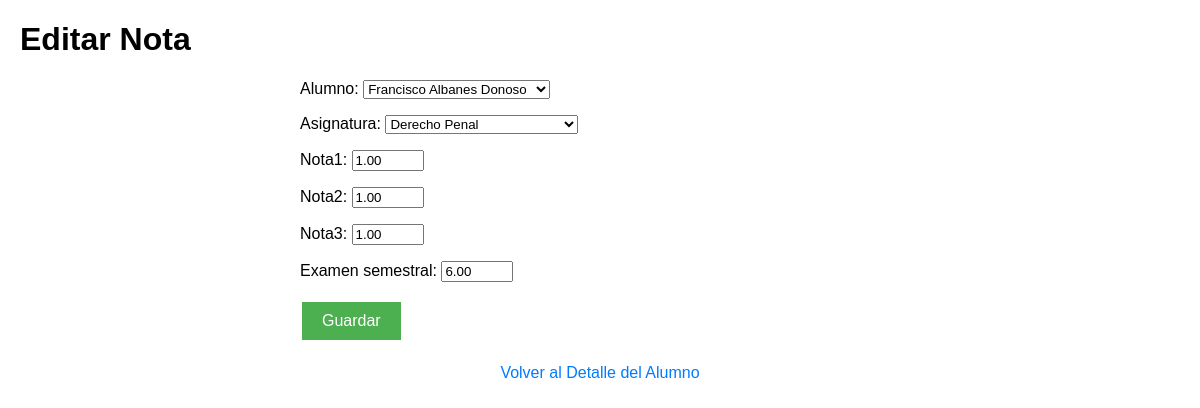
The app's page /edit_nota/2/ with its own data.
### gestion_academica/models.py (models this page shows, shortened)
class Nota(models.Model):
    alumno = models.ForeignKey(Alumno, on_delete=models.CASCADE)
    asignatura = models.ForeignKey(Asignatura, on_delete=models.CASCADE)
    nota1 = models.DecimalField(max_digits=5, decimal_places=2)
    nota2 = models.DecimalField(max_digits=5, decimal_places=2)
    nota3 = models.DecimalField(max_digits=5, decimal_places=2)
    examen_semestral = models.DecimalField(max_digits=5, decimal_places=2)

### gestion_academica/views.py (the view)
# urls.py: path('edit_nota/<int:pk>/', views.edit_nota, name='edit_nota'),
def edit_nota(request, pk):
    nota = get_object_or_404(Nota, pk=pk)
    if request.method == "POST":
        form = NotaForm(request.POST, instance=nota)
        if form.is_valid():
            form.save()
            return redirect('alumno_detail', alumno_id=nota.alumno.id)
    else:
        form = NotaForm(instance=nota)
    return render(request, 'gestion_academica/edit_nota.html', {'form': form, 'nota': nota})

### gestion_academica/forms.py (shortened to what this page needs)
class NotaForm(forms.ModelForm):
    class Meta:
        model = Nota
        fields = ['alumno', 'asignatura', 'nota1', 'nota2', 'nota3', 'examen_semestral']
        widgets = {
            'nota1': forms.NumberInput(attrs={'step': '0.01', 'min': '1.00', 'max': '7.00'}),
            'nota2': forms.NumberInput(attrs={'step': '0.01', 'min': '1.00', 'max': '7.00'}),
            'nota3': forms.NumberInput(attrs={'step': '0.01', 'min': '1.00', 'max': '7.00'}),
            'examen_semestral': forms.NumberInput(attrs={'step': '0.01', 'min': '1.00', 'max': '7.00'}),
        }
    def __init__(self, *args, **kwargs):
        self.alumno = kwargs.pop('alumno', None)
        super().__init__(*args, **kwargs)

### gestion_academica/models.py (called while the page is built)
    def __str__(self):
        return self.nombre

    def __str__(self):
        return self.nombre

### gestion_academica/templates/gestion_academica/edit_nota.html (shortened to what this page needs)
<!DOCTYPE html>
<html>
<head>
</head>
<body>
    <h1>Editar Nota</h1>
    <form method="post">
        {{ form.as_p }}
        <button type="submit">Guardar</button>
    </form>
    <a href="{% url 'alumno_detail' alumno_id=nota.alumno.id %}">Volver al Detalle del Alumno</a>
</body>
</html>

### gestion_academica/templates/gestion_academica/edit_nota.html (style rules this page uses)
body { font-family: Arial, sans-serif; margin: 20px; }
form { max-width: 600px; margin: 0 auto; }
button { background-color: #4CAF50; color: white; border: none; padding: 10px 20px; text-align: center; text-decoration: none; display: inline-block; font-size: 16px; margin: 4px 2px; cursor: pointer; }
a { display: block; margin-top: 20px; text-align: center; color: #007bff; text-decoration: none; }

### records on screen
Nota: alumno "Francisco Albanes Donoso", asignatura "Derecho Penal", nota1 "1.00", nota2 "1.00", nota3 "1.00", examen_semestral "6.00"
